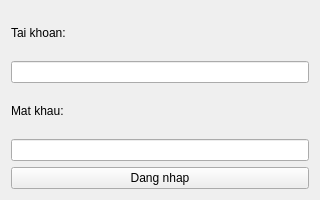
<?xml version="1.0" encoding="UTF-8"?>
<ui version="4.0">
 <class>CuaSoDangNhap</class>
 <widget class="QWidget" name="CuaSoDangNhap">
  <property name="geometry">
   <rect>
    <x>0</x>
    <y>0</y>
    <width>320</width>
    <height>200</height>
   </rect>
  </property>
  <property name="windowTitle">
   <string>Form Dang Nhap</string>
  </property>
  <layout class="QVBoxLayout" name="verticalLayout">
   <item>
    <widget class="QLabel" name="label_tai_khoan">
     <property name="text">
      <string>Tai khoan:</string>
     </property>
    </widget>
   </item>
   <item>
    <widget class="QLineEdit" name="o_nhap_tai_khoan"/>
   </item>
   <item>
    <widget class="QLabel" name="label_mat_khau">
     <property name="text">
      <string>Mat khau:</string>
     </property>
    </widget>
   </item>
   <item>
    <widget class="QLineEdit" name="o_nhap_mat_khau">
     <property name="echoMode">
      <enum>QLineEdit::Password</enum>
     </property>
    </widget>
   </item>
   <item>
    <widget class="QPushButton" name="nut_dang_nhap">
     <property name="text">
      <string>Dang nhap</string>
     </property>
    </widget>
   </item>
  </layout>
 </widget>
 <resources/>
 <connections/>
</ui>
